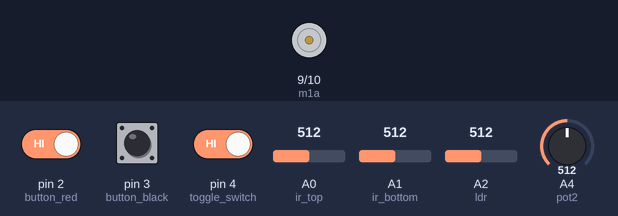
The sketch below on a simulated Arduino Uno, built with avr-gcc and run on an emulated ATmega328P. On the bench: motor-driver pin pairs drawn as motors (green arrow = first pin HIGH = forward, orange = second pin HIGH = backward, longer = more drive). The inputs (shaded band) are chosen by the test bench; at power-on: pin 2 (button_red) HIGH, pin 4 (toggle_switch) HIGH, pin 3 (button_black) HIGH, A0 (ir_top) = 512, A1 (ir_bottom) = 512, A2 (ldr) = 512, A4 (pot2) = 512.

Above: at 1.7 s.
1.8 s: pin 2 (button_red) driven LOW and pin 4 (toggle_switch) driven LOW
At 2.6 s:
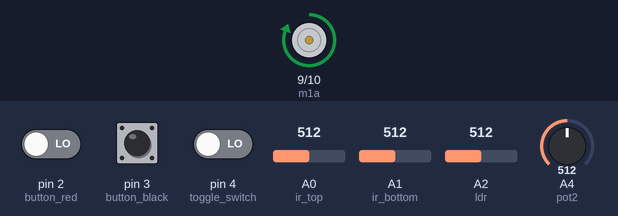
3.5 s: pin 2 (button_red) driven HIGH
At 4.4 s:
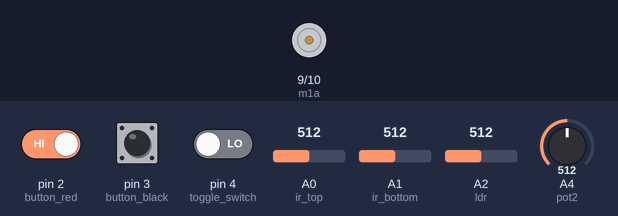
5.0 s: pin 3 (button_black) pulled LOW for 0.15 s
At 5.2 s:
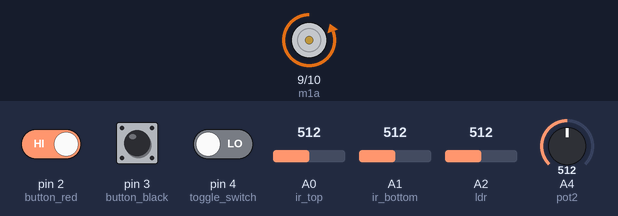
6.8 s: pin 3 (button_black) pulled LOW for 3.2 s
At 11.1 s:
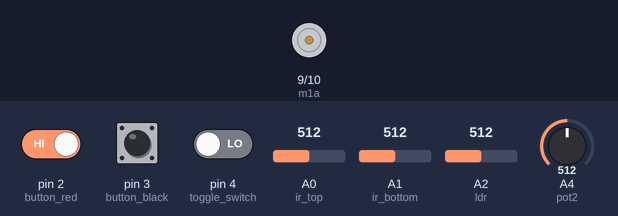
Timing chart, 0 to 12.6 s (numbered marks = the images above; inputs shaded):
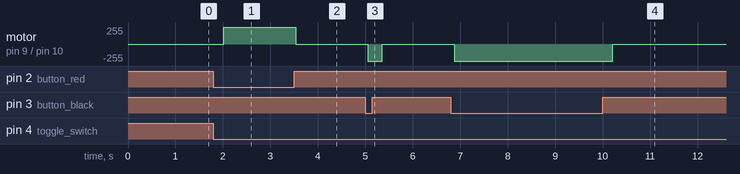

Measured:
- after the input at 1.8 s, motor on pin 9 (m1a) / pin 10 (m1b): stopped → forward 255/255 after 0.22 s
- after the input at 3.5 s, motor on pin 9 (m1a) / pin 10 (m1b): forward 255/255 → stopped at once
- after the input at 5.0 s, motor on pin 9 (m1a) / pin 10 (m1b): stopped → backward 255/255 after 0.05 s, → stopped 0.30 s later
- after the input at 6.8 s, motor on pin 9 (m1a) / pin 10 (m1b): stopped → backward 255/255 after 0.07 s, → stopped 3.3 s later

The sketch:

chicken_door_2012.ino
```cpp
// Automated Chicken coop door
// jdw - may 2012

// motor wires attached to pins D9 and D10
// bottom pot = A5, top pot = A4
// bottom button = D3, top button = 2, switch = 4
// top IR sensor = A0, bottom IR sensor = A1
// light sensor = A2

int m1a = 9;
int m1b = 10;

int ir_top = 0;
int ir_top_val;
int ir_top_sum = 0;

int ir_bottom = 1;
int ir_bottom_val;
int ir_bottom_sum = 0;

int ldr = 2;
int light_val;
int light_sum = 0;

int pot1 = 5;
int pot2 = 4;
int dawn_dusk = 25;

int button_red = 2;
int button_red_val;

int button_black = 3;
int button_black_val;

int toggle_switch = 4;
int toggle_switch_val;

int ir_threshold = 150;
boolean closed = 0;
boolean daytime = 0;
boolean automatic = 0;

void setup(){
  Serial.begin(9600);

  pinMode(m1a, OUTPUT);
  pinMode(m1b, OUTPUT);

  pinMode(ir_top, INPUT);
  pinMode(ir_bottom, INPUT);

  pinMode(pot1, INPUT);
  pinMode(pot2, INPUT);

  pinMode(ldr, INPUT);

  pinMode(button_red, INPUT);
  digitalWrite(button_red, HIGH);

  pinMode(button_black, INPUT);
  digitalWrite(button_black, HIGH);

  pinMode(toggle_switch, INPUT);
  digitalWrite(toggle_switch, HIGH);

  door_stop();
  delay(500);
}

void loop(){

  read_sensors();

  if (automatic){
    if (daytime){
      if (ir_top_val > ir_threshold){
        door_up;
      }
      else {
        door_stop();
      }
    }
    else {
      if (ir_bottom_val > ir_threshold){
        door_down;
      }
      else {
        door_stop();
      }
    }
  }
  else {
    if (button_red_val == HIGH && button_black_val == LOW){
      door_up();
    }
    else if (button_red_val == LOW && button_black_val == HIGH){
      door_down();
    }
    else {
      door_stop();
    }
  }
}

void read_ir_sensors(){
  for (int x = 0; x < 10; x++){
    ir_top_sum += analogRead(ir_top);
    delay(10);
  }
  ir_top_val = ir_top_sum / 10;
  ir_top_sum = 0;

  for (int x = 0; x < 10; x++){
    ir_bottom_sum += analogRead(ir_bottom);
    delay(10);
  }
  ir_bottom_val = ir_bottom_sum / 10;
  ir_bottom_sum = 0;
}

void read_ldr(){
  for (int x = 0; x < 10; x++){
    light_sum += analogRead(ldr);
    delay(10);
  }
  light_val = light_sum / 10;
  light_sum = 0;

  if (light_val > dawn_dusk){
    daytime = true;
  }
  else {
    daytime = false;
  }
}

void read_inputs(){
  automatic = digitalRead(toggle_switch);
  button_red_val = digitalRead(button_red);
  button_black_val = digitalRead(button_black);

  dawn_dusk = analogRead(pot2) * 4;
}

void read_sensors(){
  read_ir_sensors();
  read_ldr();
  read_inputs();
}

void door_up(){
  digitalWrite(m1a, LOW);
  digitalWrite(m1b, HIGH);
}

void door_down(){
  digitalWrite(m1b, LOW);
  digitalWrite(m1a, HIGH);
}

void door_stop(){
  digitalWrite(m1a, LOW);
  digitalWrite(m1b, LOW);
}
```
